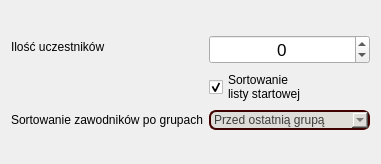
<?xml version="1.0" encoding="UTF-8"?>
<ui version="4.0">
 <class>RoundInfoEditorWidget</class>
 <widget class="QWidget" name="RoundInfoEditorWidget">
  <property name="geometry">
   <rect>
    <x>0</x>
    <y>0</y>
    <width>381</width>
    <height>164</height>
   </rect>
  </property>
  <property name="sizePolicy">
   <sizepolicy hsizetype="Minimum" vsizetype="Minimum">
    <horstretch>0</horstretch>
    <verstretch>0</verstretch>
   </sizepolicy>
  </property>
  <property name="windowTitle">
   <string>Form</string>
  </property>
  <layout class="QVBoxLayout" name="verticalLayout">
   <item>
    <layout class="QFormLayout" name="formLayout">
     <property name="fieldGrowthPolicy">
      <enum>QFormLayout::AllNonFixedFieldsGrow</enum>
     </property>
     <property name="formAlignment">
      <set>Qt::AlignCenter</set>
     </property>
     <item row="0" column="0">
      <widget class="QLabel" name="label">
       <property name="text">
        <string>Ilość uczestników</string>
       </property>
      </widget>
     </item>
     <item row="0" column="1">
      <widget class="QSpinBox" name="spinBox_count">
       <property name="font">
        <font>
         <pointsize>13</pointsize>
        </font>
       </property>
       <property name="alignment">
        <set>Qt::AlignCenter</set>
       </property>
       <property name="minimum">
        <number>-1</number>
       </property>
       <property name="maximum">
        <number>1000000</number>
       </property>
      </widget>
     </item>
     <item row="1" column="1">
      <widget class="QCheckBox" name="checkBox_sortStartList">
       <property name="text">
        <string>Sortowanie
listy startowej</string>
       </property>
       <property name="checked">
        <bool>true</bool>
       </property>
      </widget>
     </item>
     <item row="2" column="1">
      <widget class="QComboBox" name="comboBox_sortingAfterGroups">
       <property name="styleSheet">
        <string notr="true">QWidget{
	background-color: rgb(222, 221, 218);
	color: rgb(60, 60, 60);
	border: 2px solid rgb(65, 0, 0);
	border-radius: 7px;
}</string>
       </property>
       <item>
        <property name="text">
         <string>Przed ostatnią grupą</string>
        </property>
       </item>
       <item>
        <property name="text">
         <string>Po każdej grupie</string>
        </property>
       </item>
       <item>
        <property name="text">
         <string>Po pierwszej grupie</string>
        </property>
       </item>
       <item>
        <property name="text">
         <string>Nigdy</string>
        </property>
       </item>
      </widget>
     </item>
     <item row="2" column="0">
      <widget class="QLabel" name="label_sortingGroups">
       <property name="text">
        <string>Sortowanie zawodników po grupach</string>
       </property>
      </widget>
     </item>
    </layout>
   </item>
  </layout>
 </widget>
 <resources/>
 <connections/>
</ui>
